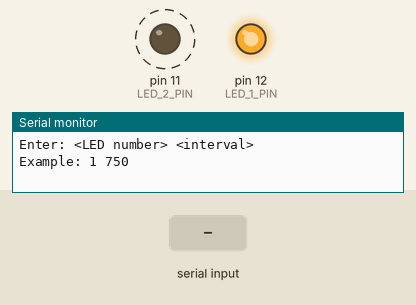
Simulated run of this sketch. Board: Arduino Uno, built with avr-gcc and run on an emulated ATmega328P. Parts: output pins drawn as LEDs (lit = HIGH), the last lines printed to the serial monitor. Dashed ring = blinking. Inputs (shaded band) come from the test bench.

Above: at 0.75 s.
At 1.2 s:
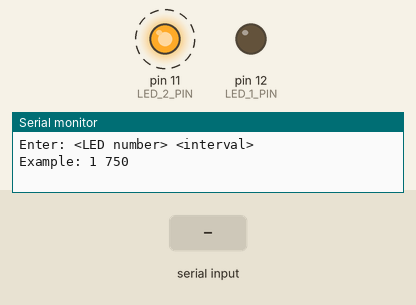
1.3 s: "1 90\n" received over Serial
At 1.53 s:
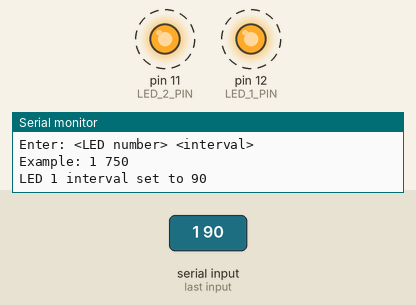
4.3 s: "90 45\n" received over Serial
7.3 s: "1\n" received over Serial
Timing chart, 0 to 16.3 s (numbered marks = the images above; inputs shaded):
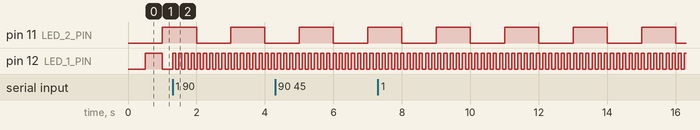

The sketch:

round_robin.ino
```cpp
#define LED_1_PIN 12
#define LED_2_PIN 11

typedef void (*TaskFunction)();
TaskFunction taskList[3];

unsigned long previousTimeLED1 = 0;
unsigned long previousTimeLED2 = 0;
unsigned long LED1Interval = 500;
unsigned long LED2Interval = 1000;

byte LED1State = LOW;
byte LED2State = LOW;

String inputBuffer = "";
int targetLED = 0;
int newInterval = 0;
bool inputReady = false;

void setup() {
  Serial.begin(9600);
  pinMode(LED_1_PIN, OUTPUT);
  pinMode(LED_2_PIN, OUTPUT);

  taskList[0] = taskReadSerial;
  taskList[1] = taskBlinkLED1;
  taskList[2] = taskBlinkLED2;

  Serial.println("Enter: <LED number> <interval>");
  Serial.println("Example: 1 750");
}

void loop() {
  for (int i = 0; i < 3; i++) {
    taskList[i]();
  }
}

// Task 1: Read and parse serial input
void taskReadSerial() {
  while (Serial.available()) {
    char c = Serial.read();
    if (c == '\n') {
      inputReady = true;
    } else if (isPrintable(c)) {
      inputBuffer += c;
    }
  }

  if (inputReady) {
    inputReady = false;
    inputBuffer.trim();
    int spaceIndex = inputBuffer.indexOf(' ');
    if (spaceIndex > 0) {
      targetLED = inputBuffer.substring(0, spaceIndex).toInt();
      newInterval = inputBuffer.substring(spaceIndex + 1).toInt();

      if (targetLED == 1) {
        LED1Interval = newInterval;
        Serial.print("LED 1 interval set to ");
        Serial.println(LED1Interval);
      } else if (targetLED == 2) {
        LED2Interval = newInterval;
        Serial.print("LED 2 interval set to ");
        Serial.println(LED2Interval);
      } else {
        Serial.println("Invalid LED number.");
      }
    } else {
      Serial.println("Invalid input. Use format: 1 500");
    }
    inputBuffer = "";
  }
}

// Task 2: Blink LED 1
void taskBlinkLED1() {
  unsigned long now = millis();
  if (now - previousTimeLED1 >= LED1Interval) {
    previousTimeLED1 = now;
    LED1State = !LED1State;
    digitalWrite(LED_1_PIN, LED1State);
  }
}

// Task 3: Blink LED 2
void taskBlinkLED2() {
  unsigned long now = millis();
  if (now - previousTimeLED2 >= LED2Interval) {
    previousTimeLED2 = now;
    LED2State = !LED2State;
    digitalWrite(LED_2_PIN, LED2State);
  }
}
```

Measured:
- after the input at 1.3 s, pin 12 (LED_1_PIN): alternates HIGH for 0.09 s and LOW for 0.09 s, starting at once
- by itself, pin 11 (LED_2_PIN): alternates HIGH for 1.0 s and LOW for 1.0 s
